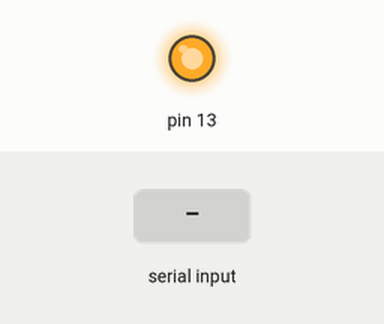
Simulated run of this sketch. Board: Arduino Uno, built with avr-gcc and run on an emulated ATmega328P. On the bench: output pins drawn as LEDs (lit = HIGH). Inputs (shaded band) come from the test bench.

Above: at 1.2 s.
1.3 s: "5\n" received over Serial
At 2.4 s:
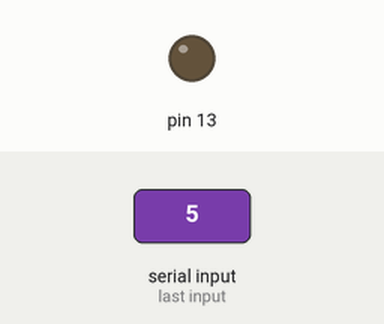
3.5 s: "90,45\n" received over Serial
At 5.1 s:
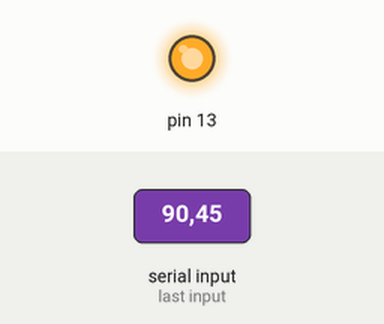
Timing chart, 0 to 6.6 s (numbered marks = the images above; inputs shaded):
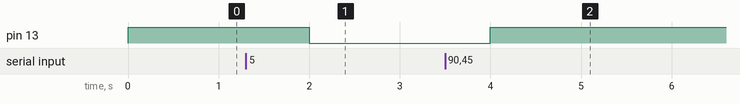

The sketch:

UART_receive.ino
```cpp
int val = 0;

void setup() {
  Serial.begin(115200);
  pinMode(13, OUTPUT);
}

void loop() {
  if(Serial.available() > 0) {
    String buffer = Serial.readStringUntil('\n');
    val = buffer.toInt();
    //Serial.println(buffer);
  }
  if (val % 2 == 0) {
    digitalWrite(13, HIGH);
  }
  else {
    digitalWrite(13, LOW);
  }
  delay(1000);
}
```

Measured:
- after the input at 1.3 s, pin 13: HIGH → LOW after 0.70 s
- after the input at 3.5 s, pin 13: LOW → HIGH after 0.50 s
